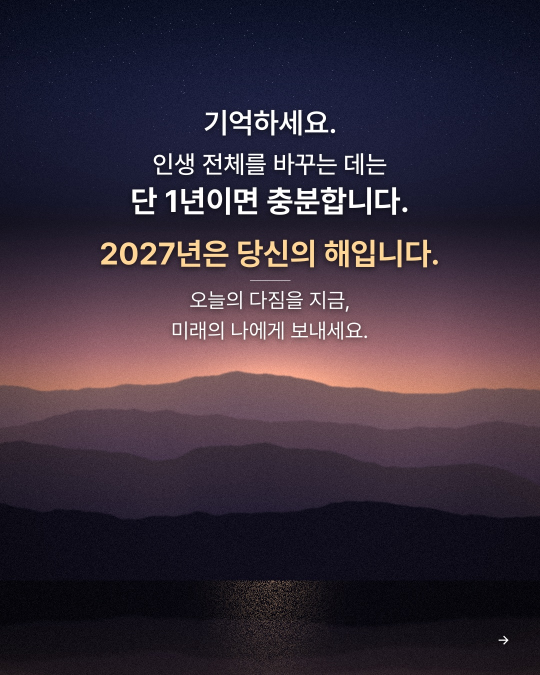
#> input picture carousel_01.jpg, 1080 x 1350 px (shown at 1/2 size); its folder holds only this picture in this run
$ python -i crop.py   (imports and definitions only)
#> lines starting #> are read from the running program, lines starting #| are printed output that depends on the picture
"""표지 사진을 4:5(1080x1350)로 잘라낸다. 얼굴이 있으면 얼굴이 가운데 위쪽에 오도록.

render.py가 표지마다 자동 호출한다. 스펙의 cover 카드에 "crop": [x, y, w, h]
(원본 비율 0~1)를 주면 얼굴 인식 대신 그 영역을 쓴다.
"""
import os

import cv2
from PIL import Image

OUT_W, OUT_H = 1080, 1350
_CASCADE = None


def faces(path):
    global _CASCADE
    if _CASCADE is None:
        _CASCADE = cv2.CascadeClassifier(
            os.path.join(cv2.data.haarcascades, "haarcascade_frontalface_default.xml"))
    img = cv2.imread(path)
    if img is None:
        return []
    gray = cv2.cvtColor(img, cv2.COLOR_BGR2GRAY)
    found = _CASCADE.detectMultiScale(gray, 1.1, 6, minSize=(60, 60))
    return sorted(found, key=lambda f: f[2] * f[3], reverse=True)


def crop_cover(src, dst, manual=None):
#> called with src = '../carousel_01.jpg', dst = 'out.png'
    im = Image.open(src).convert("RGB")
#> im is the input picture: PIL image 1080x1350 RGB; mean R, G, B 56.5, 45.3, 58.9
    W, H = im.size
#> W = 1080; H = 1350
    ratio = OUT_W / OUT_H
    if manual:
        x, y, w, h = manual
        box = (x * W, y * H, (x + w) * W, (y + h) * H)
    else:
        if W / H > ratio:
            ch, cw = H, H * ratio
        else:
            cw, ch = W, W / ratio
#> cw = 1080; ch = 1350
        cx, cy = W / 2, H / 2
#> cx = 540; cy = 675
        fs = faces(src)
#> in faces, `gray = cv2.cvtColor(img, cv2.COLOR_BGR2GRAY)`:
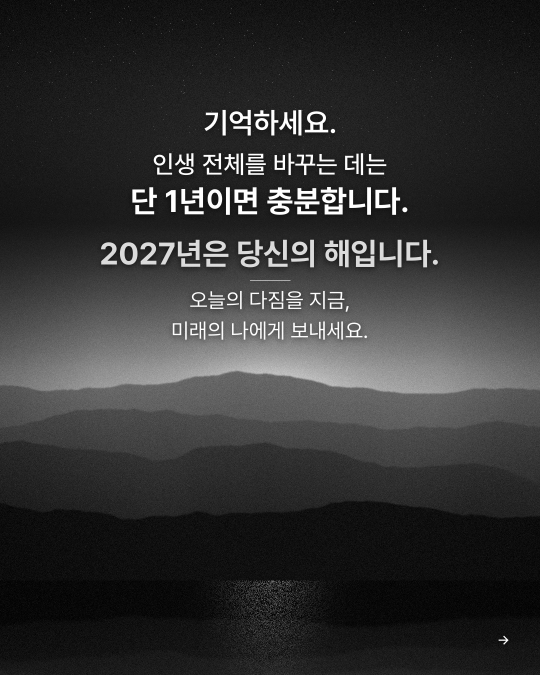
#> gray: shape (1350, 1080) (shown at 1/2 size); min 0, max 255, mean 50.2
#> in faces, `found = _CASCADE.detectMultiScale(gray, 1.1, 6, minSize=(60, 60))`: found = ()
#> fs = []
        if fs:
            fx, fy, fw, fh = fs[0]
            cx = fx + fw / 2
            cy = fy + fh / 2 + ch * 0.12  # 얼굴을 위쪽에 두고 아래는 문구 자리
        left = max(0, min(W - cw, cx - cw / 2))
#> left = 0
        top = max(0, min(H - ch, cy - ch / 2))
#> top = 0
        box = (left, top, left + cw, top + ch)
#> box = (0, 0, 1080, 1350)
    im.crop(tuple(int(v) for v in box)).resize((OUT_W, OUT_H), Image.LANCZOS).save(
        dst, quality=92)
    return dst

>>> result = crop_cover('../carousel_01.jpg', 'out.png')
